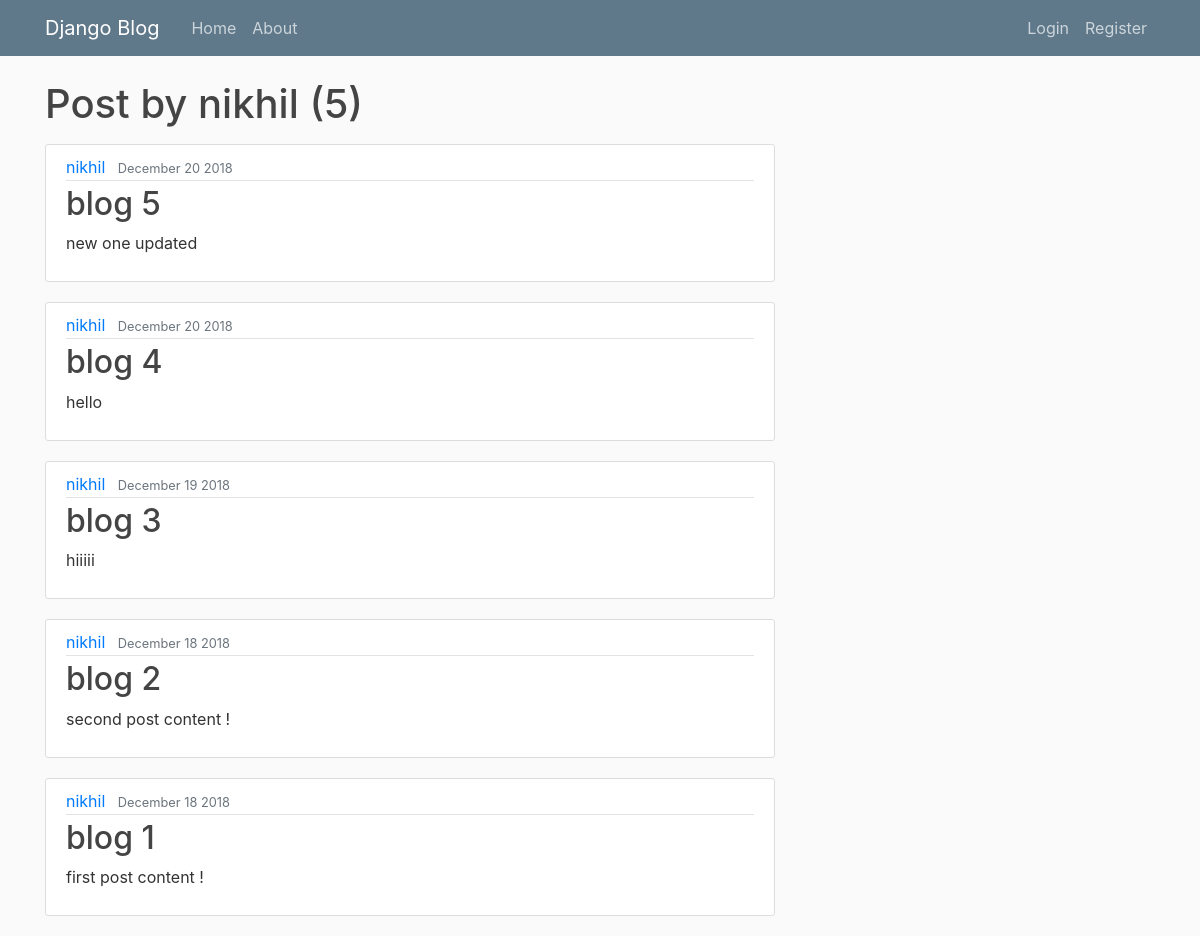
The page /user/nikhil on the database as committed earlier.
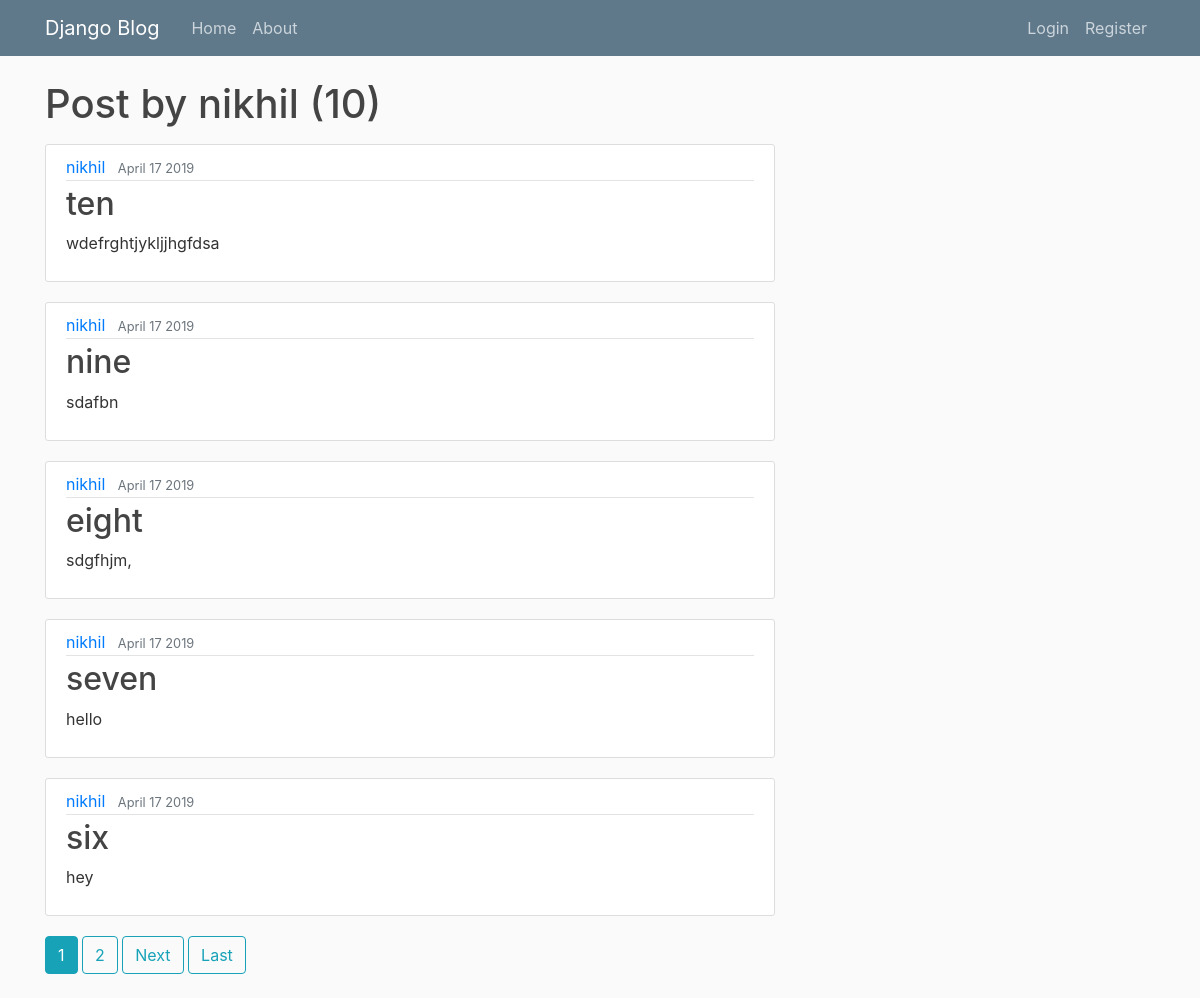
The same page on the database as committed later.
### blog/models.py (models this page shows, shortened)
class Post(models.Model):
    title = models.CharField(max_length=100)
    content = models.TextField()
    date_posted = models.DateTimeField(default=timezone.now)
    author = models.ForeignKey(User, on_delete=models.CASCADE)

### blog/views.py (the view)
# urls.py: path('user/<str:username>', UserPostListView.as_view() ,name='user-post'),
class UserPostListView(ListView):
    model = Post
    template_name = 'blog/user_post.html' # <app>/<model>_<viewtype>.html
    context_object_name = 'posts'
    paginate_by = 5
    def get_queryset(self):
        user = get_object_or_404(User, username=self.kwargs.get('username'))
        return Post.objects.filter(author=user).order_by('-date_posted')

### blog/templates/blog/user_post.html (shortened to what this page needs)
{% extends "blog/base.html" %}
{% block content %}
<h1 class="mb-3">Post by {{ view.kwargs.username }} ({{ page_obj.paginator.count }})</h1>
    {% for post in posts %}
        <article class="media content-section">
          <div class="media-body">
            <div class="article-metadata">
              <a class="mr-2" href="{% url 'user-post' post.author.username %}">{{ post.author }}</a>
              <small class="text-muted">{{ post.date_posted|date:"F d Y" }}</small>
            </div>
            <h2><a class="article-title" href="{% url 'post-detail' post.id %}">{{ post.title }}</a></h2>
            <p class="article-content">{{ post.content }}</p>
          </div>
        </article>
    {% endfor %}
    {% if is_paginated %}
      {% for num in page_obj.paginator.page_range %}
        {% if page_obj.number == num %}
          <a class="btn btn-info mb-4" href="?page={{ num }}">{{ num }}</a>
        {% elif num > page_obj.number|add:'-3' and num < page_obj.number|add:'3' %}
          <a class="btn btn-outline-info mb-4" href="?page={{ num }}">{{ num }}</a>
        {% endif %}
      {% endfor %}
      {% if page_obj.has_next %}
        <a class="btn btn-outline-info mb-4" href="?page={{ page_obj.next_page_number }}">Next</a>
        <a class="btn btn-outline-info mb-4" href="?page={{ page_obj.paginator.num_pages }}">Last</a>
      {% endif %}
    {% endif %}
{% endblock content %}

Rows that differ between the two databases and show on the page:
no longer on this page (row unchanged): Post: author "nikhil", date_posted "December 20 2018", title "blog 5", content "new one updated"
no longer on this page (row unchanged): Post: author "nikhil", date_posted "December 20 2018", title "blog 4", content "hello"
no longer on this page (row unchanged): Post: author "nikhil", date_posted "December 19 2018", title "blog 3", content "hiiiii"
no longer on this page (row unchanged): Post: author "nikhil", date_posted "December 18 2018", title "blog 2", content "second post content !"
no longer on this page (row unchanged): Post: author "nikhil", date_posted "December 18 2018", title "blog 1", content "first post content !"
added Post: author "nikhil", date_posted "April 17 2019", title "ten", content "wdefrghtjykljjhgfdsa"
added Post: author "nikhil", date_posted "April 17 2019", title "nine", content "sdafbn"
added Post: author "nikhil", date_posted "April 17 2019", title "eight", content "sdgfhjm,"
added Post: author "nikhil", date_posted "April 17 2019", title "seven", content "hello"
added Post: author "nikhil", date_posted "April 17 2019", title "six", content "hey"
Other text that changed with them:
{{ page_obj.paginator.count }}: "5" → "10"
new list line: "1"
new list line: "2"
text now shown: "Next Last"
